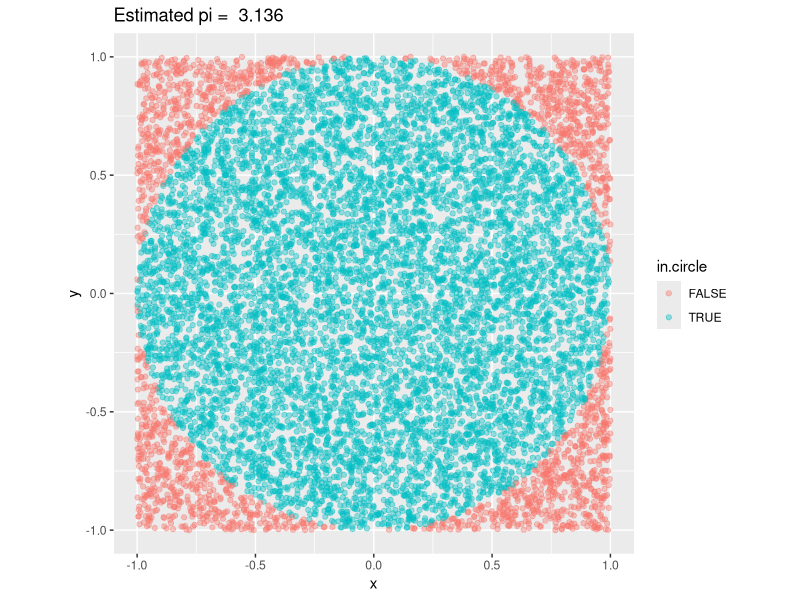
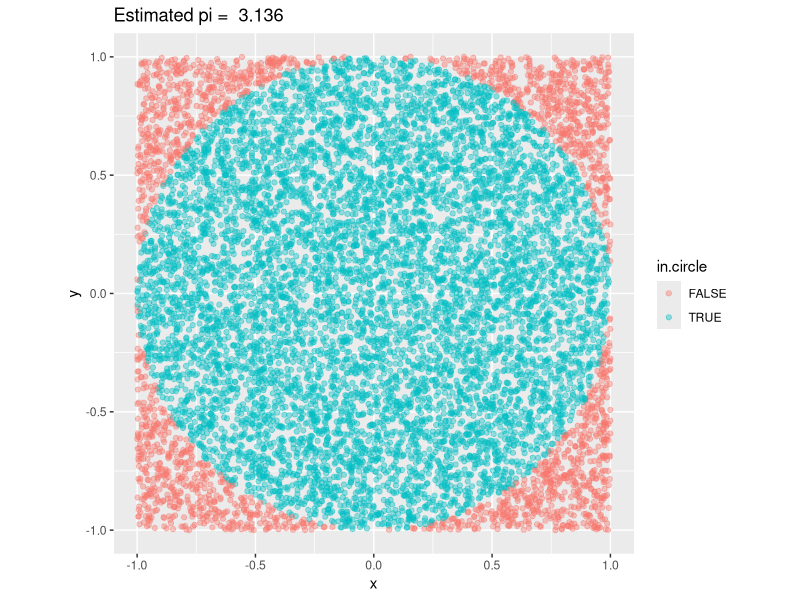

Write the R code that produced these figures, in order.
## ---- chunk 1
knitr::opts_chunk$set(echo = TRUE)
library(tidyverse)
## ---- chunk 2
generate.points <- function(n) {
  points.x <- replicate(n, runif(1, min=-1, max=1))
  points.y <- replicate(n, runif(1, min=-1, max=1))
  
  points <- data.frame(points.x, points.y) %>% 
    mutate(dist = sqrt(points.x ** 2 + points.y ** 2)) %>%
    mutate(in.circle = dist <= 1)
  
  points
}

points <- generate.points(10000)
## ---- chunk 3
ggplot(data = points, mapping=aes(x=points.x, y=points.y, color=in.circle)) +
  geom_point(alpha=0.4) +
  coord_fixed() +
  labs(x = 'x', y = 'y',
       title = paste('Estimated pi = ', mean(points$in.circle) * 4))

ggsave('./pi.png', dpi=300)
